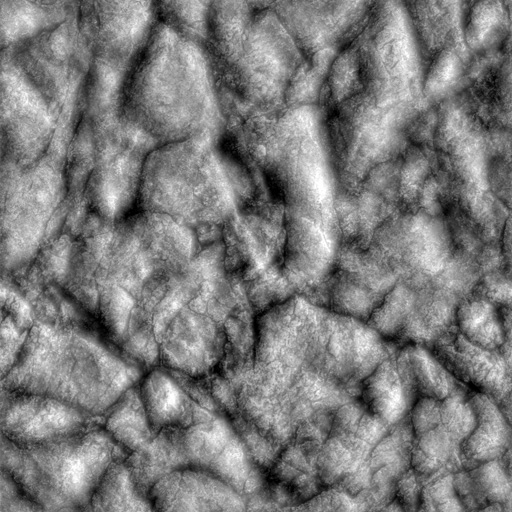
#> input picture nicoTest/01.jpg, 512 x 512 px, found by its file name
$ python temp.py
#> lines starting #> are read from the running program, lines starting #| are printed output that depends on the picture


#print( imgMap)
from matplotlib.widgets import Slider, Button
import matplotlib.pyplot as plt
import matplotlib.image as mpimg

imgMap= mpimg.imread( 'D:\\OneDrive\\00_UNI_STUFF\\THE_FLOOD\\nicoTest\\01.jpg')
#> imgMap is the input picture: shape (512, 512, 3); min 0, max 255, mean 123.6
SLIDE= 10
axcolor= 'lightgoldenrodyellow'

#imgRemap= imgMap.copy()
hh= len( imgMap)
#> hh = 512
ww= len( imgMap[ 0])
#> ww = 512

#print( len( imgRemap))
def drawMap( val):
#> called with val = 10
    imgRemap=[ 0.0]* hh
#> imgRemap = 512 values from 0 to 0
    for i in range( len( imgMap)):
        imgRemap[ i]=[ 0.0]* ww #* 3 # np.array( [ ww])
        # imgRGB[ i+ hh]=[ 0.0]* ww* 3 # np.array( [ ww])
        # imgRGB[ i+ hh+ hh]=[ 0.0]* ww* 3 # np.array( [ ww])
        for j in range( len( imgMap[ i])):
            #print( "imgR[ i][ j]: "+ str( img[ i][ j]))
            imgRemap[ i][ j]=[ 0.0]* 3 # np.array( [ 4])
            #imgRemap[ i][ j]= setPixel( imgMap[ i][ j])
            #print( val)
            imgRemap[ i][ j]= imgMap[ i][ j]
            newVal= imgMap[ i][ j][ 0]
            if newVal< val: imgRemap[ i][ j]=[ 0, 0, 255]
            j+= 1
        i+= 1
#> after the loop, imgRemap = 512 items; j = 512
    return imgRemap

def reset( event): lvl_slider.reset()
def update( val): imgplot= plt.imshow( drawMap( lvl_slider.val))
    # line.set_ydata( f( t, lvl_slider.val))
    # fig.canvas.draw_idle()

imgplot= plt.imshow( drawMap( SLIDE))
ax= plt.subplot()
ax.set_xlabel( 'Map')
ax.margins( y= 1)
plt.subplots_adjust( left= 0.25, bottom= 0.1)

lvl_slider= Slider(
    ax= plt.axes( [ 0.1, 0.25, 0.03, 0.65], facecolor= axcolor),
    label= 'Sea Level',
    valmin= 0,
    valmax= 255,
    valinit= SLIDE,
    orientation="vertical"
)

lvl_slider.on_changed( update)

resetax= plt.axes( [ 0.8, 0.025, 0.1, 0.04])
button= Button( resetax, 'Reset', color=axcolor, hovercolor='0.975')

button.on_clicked( reset)
plt.show()
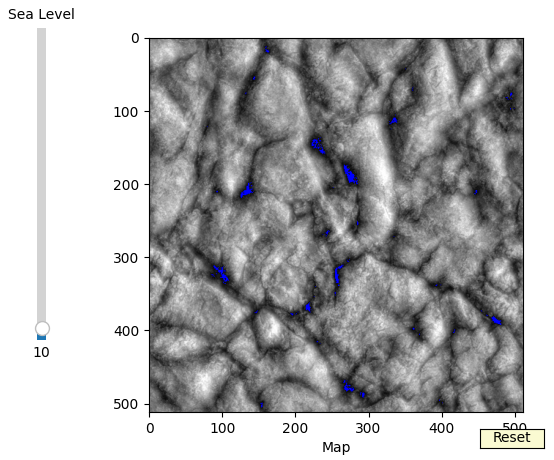
#> figure drawn by matplotlib, 2 panels

$ run again, with nicoTest/00.jpg copied over nicoTest/01.jpg
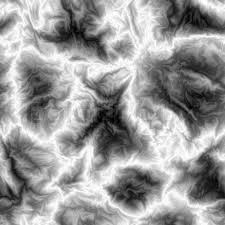
#> input picture nicoTest/00.jpg, 225 x 225 px, found by its file name
#> imgMap is the input picture: shape (225, 225, 3); min 0, max 255, mean 154.3
#> hh = 225
#> in drawMap, `imgRemap=[ 0.0]* hh`: imgRemap = 225 values from 0 to 0
#> after the loop in drawMap, `for i in range( len( imgMap)):`: imgRemap = 225 items; j = 225
#> `plt.show()`:
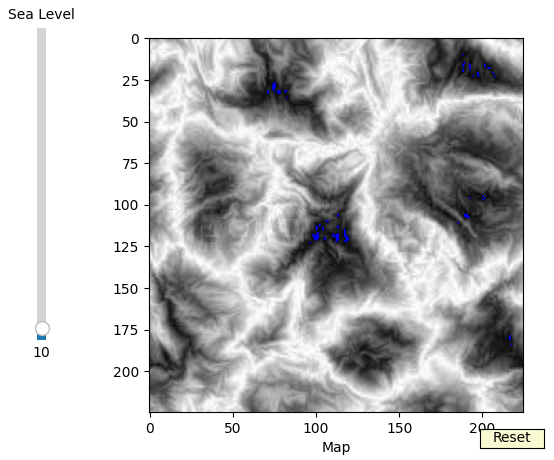
#> figure drawn by matplotlib, 2 panels

$ run again, with nicoTest/TerraSAR-X-Satellite-Image-Dessau-Germany.jpg copied over nicoTest/01.jpg
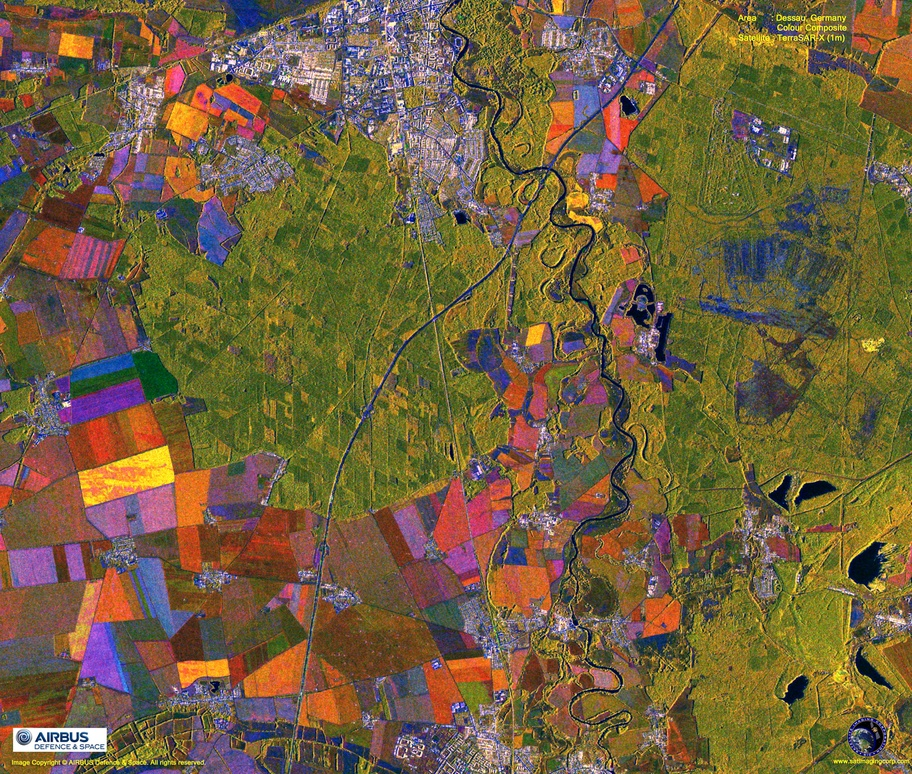
#> input picture nicoTest/TerraSAR-X-Satellite-Image-Dessau-Germany.jpg, 912 x 774 px, shrunk from 2792 x 2369 before the run, found by its file name
#> imgMap is the input picture: shape (774, 912, 3); mean R, G, B 115.3, 96.4, 61.9
#> hh = 774
#> ww = 912
#> in drawMap, `imgRemap=[ 0.0]* hh`: imgRemap = 774 values from 0 to 0
#> after the loop in drawMap, `for i in range( len( imgMap)):`: imgRemap = 774 items; j = 912
#> `plt.show()`:
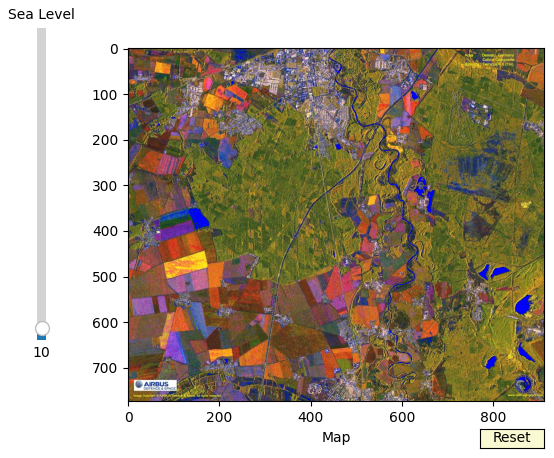
#> figure drawn by matplotlib, 2 panels
